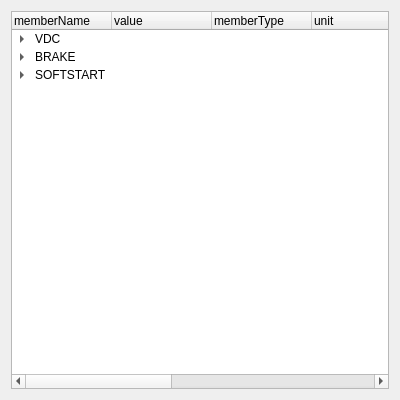
<?xml version="1.0" encoding="UTF-8"?>
<ui version="4.0">
 <class>Form</class>
 <widget class="QWidget" name="Form">
  <property name="geometry">
   <rect>
    <x>0</x>
    <y>0</y>
    <width>400</width>
    <height>400</height>
   </rect>
  </property>
  <property name="windowTitle">
   <string>Form</string>
  </property>
  <layout class="QVBoxLayout" name="verticalLayout">
   <item>
    <widget class="QTreeWidget" name="treeWidget">
     <column>
      <property name="text">
       <string>memberName</string>
      </property>
     </column>
     <column>
      <property name="text">
       <string>value</string>
      </property>
     </column>
     <column>
      <property name="text">
       <string>memberType</string>
      </property>
     </column>
     <column>
      <property name="text">
       <string>unit</string>
      </property>
     </column>
     <column>
      <property name="text">
       <string>downlimit</string>
      </property>
     </column>
     <column>
      <property name="text">
       <string>uplimit</string>
      </property>
     </column>
     <column>
      <property name="text">
       <string>introduction</string>
      </property>
     </column>
     <column>
      <property name="text">
       <string>framAddr</string>
      </property>
     </column>
     <column>
      <property name="text">
       <string>chineseName</string>
      </property>
     </column>
     <item>
      <property name="text">
       <string>VDC</string>
      </property>
      <property name="text">
       <string/>
      </property>
      <property name="text">
       <string/>
      </property>
      <property name="text">
       <string/>
      </property>
      <property name="text">
       <string/>
      </property>
      <property name="text">
       <string/>
      </property>
      <property name="text">
       <string/>
      </property>
      <property name="text">
       <string/>
      </property>
      <property name="text">
       <string>母线</string>
      </property>
      <item>
       <property name="text">
        <string>gSevDrv.sev_obj.cur.pro.prm.vdc_ulim_2</string>
       </property>
       <property name="text">
        <string>0</string>
       </property>
       <property name="text">
        <string>int16</string>
       </property>
       <property name="text">
        <string>V</string>
       </property>
       <property name="text">
        <string>0</string>
       </property>
       <property name="text">
        <string>0</string>
       </property>
       <property name="text">
        <string>NULL</string>
       </property>
       <property name="text">
        <string>517</string>
       </property>
       <property name="text">
        <string>母线过压保护点</string>
       </property>
      </item>
      <item>
       <property name="text">
        <string>gSevDrv.sev_obj.cur.pro.prm.vdc_llim_2</string>
       </property>
       <property name="text">
        <string>0</string>
       </property>
       <property name="text">
        <string>int16</string>
       </property>
       <property name="text">
        <string>V</string>
       </property>
       <property name="text">
        <string>0</string>
       </property>
       <property name="text">
        <string>0</string>
       </property>
       <property name="text">
        <string>NULL</string>
       </property>
       <property name="text">
        <string>518</string>
       </property>
       <property name="text">
        <string>母线久压保护点</string>
       </property>
      </item>
     </item>
     <item>
      <property name="text">
       <string>BRAKE</string>
      </property>
      <property name="text">
       <string/>
      </property>
      <property name="text">
       <string/>
      </property>
      <property name="text">
       <string/>
      </property>
      <property name="text">
       <string/>
      </property>
      <property name="text">
       <string/>
      </property>
      <property name="text">
       <string/>
      </property>
      <property name="text">
       <string/>
      </property>
      <property name="text">
       <string>制动管</string>
      </property>
      <item>
       <property name="text">
        <string>gSevDrv.sev_obj.cur.pro.prm.bk_ulim_2</string>
       </property>
       <property name="text">
        <string>0</string>
       </property>
       <property name="text">
        <string>int16</string>
       </property>
       <property name="text">
        <string>V</string>
       </property>
       <property name="text">
        <string>0</string>
       </property>
       <property name="text">
        <string>0</string>
       </property>
       <property name="text">
        <string>NULL</string>
       </property>
       <property name="text">
        <string>519</string>
       </property>
       <property name="text">
        <string>制动管开通电压</string>
       </property>
      </item>
      <item>
       <property name="text">
        <string>gSevDrv.sev_obj.cur.pro.prm.bk_llim_2</string>
       </property>
       <property name="text">
        <string>0</string>
       </property>
       <property name="text">
        <string>int16</string>
       </property>
       <property name="text">
        <string>V</string>
       </property>
       <property name="text">
        <string>0</string>
       </property>
       <property name="text">
        <string>0</string>
       </property>
       <property name="text">
        <string>NULL</string>
       </property>
       <property name="text">
        <string>520</string>
       </property>
       <property name="text">
        <string>制动管关闭电压</string>
       </property>
      </item>
     </item>
     <item>
      <property name="text">
       <string>SOFTSTART</string>
      </property>
      <property name="text">
       <string/>
      </property>
      <property name="text">
       <string/>
      </property>
      <property name="text">
       <string/>
      </property>
      <property name="text">
       <string/>
      </property>
      <property name="text">
       <string/>
      </property>
      <property name="text">
       <string/>
      </property>
      <property name="text">
       <string/>
      </property>
      <property name="text">
       <string>软启动继电器</string>
      </property>
      <item>
       <property name="text">
        <string>gSevDrv.sev_obj.cur.pwr.prm.soft_on_thd_2</string>
       </property>
       <property name="text">
        <string>0</string>
       </property>
       <property name="text">
        <string>int16</string>
       </property>
       <property name="text">
        <string>V</string>
       </property>
       <property name="text">
        <string>0</string>
       </property>
       <property name="text">
        <string>0</string>
       </property>
       <property name="text">
        <string>NULL</string>
       </property>
       <property name="text">
        <string>603</string>
       </property>
       <property name="text">
        <string>软启动继电器吸合电压</string>
       </property>
      </item>
      <item>
       <property name="text">
        <string>gSevDrv.sev_obj.cur.pwr.prm.soft_off_thd_2</string>
       </property>
       <property name="text">
        <string>0</string>
       </property>
       <property name="text">
        <string>int16</string>
       </property>
       <property name="text">
        <string>V</string>
       </property>
       <property name="text">
        <string>0</string>
       </property>
       <property name="text">
        <string>0</string>
       </property>
       <property name="text">
        <string>NULL</string>
       </property>
       <property name="text">
        <string>604</string>
       </property>
       <property name="text">
        <string>软启动继电器断开电压</string>
       </property>
      </item>
     </item>
    </widget>
   </item>
  </layout>
 </widget>
 <resources/>
 <connections/>
</ui>
